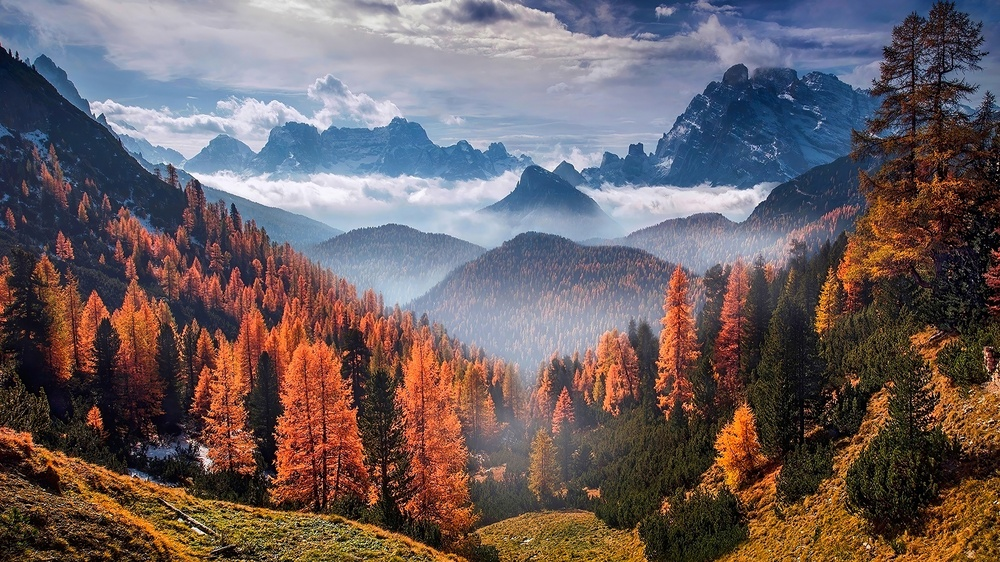
#> input picture 1 Funções Básicas/imagem.jpg, 1000 x 562 px, shrunk from 1920 x 1080 before the run
$ python 1.Abrit_imagem.py
#> lines starting #> are read from the running program, lines starting #| are printed output that depends on the picture
import cv2

img = cv2.imread('imagem.jpg') #le uma imagem
#> img is the input picture: shape (562, 1000, 3); mean B, G, R 96.5, 94.6, 107.4
imgCinza = cv2.cvtColor(img, cv2.COLOR_RGB2GRAY)
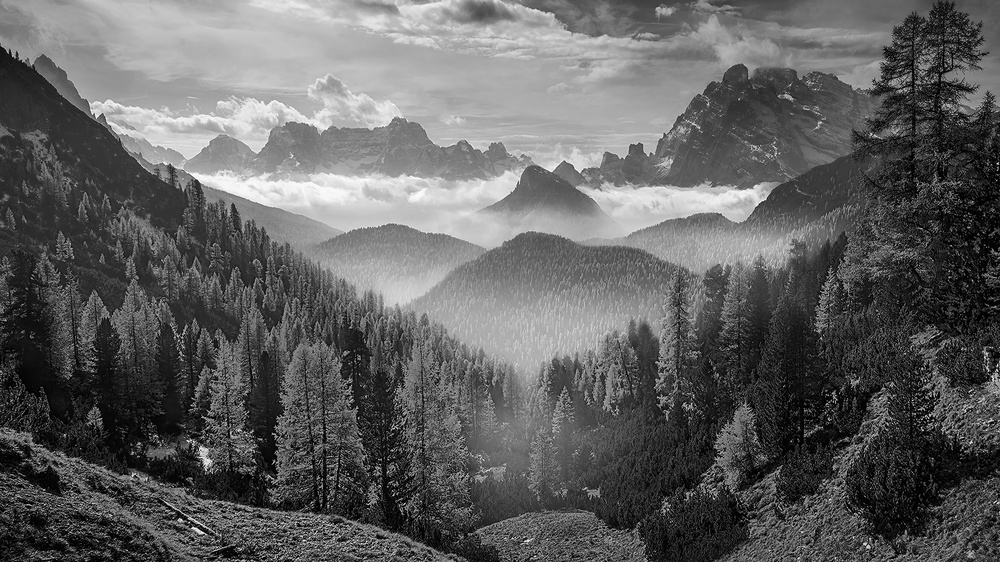
#> imgCinza: shape (562, 1000); min 0, max 255, mean 96.6
print(img.shape)#tamanho da imagem
#| (562, 1000, 3)
cv2.imshow('exemplo',img) #mostra a imagem
cv2.imshow("cinza", imgCinza)
cv2.waitKey(0)#manter a imagem(ela abre e fecha sozinha sem esse comando)
